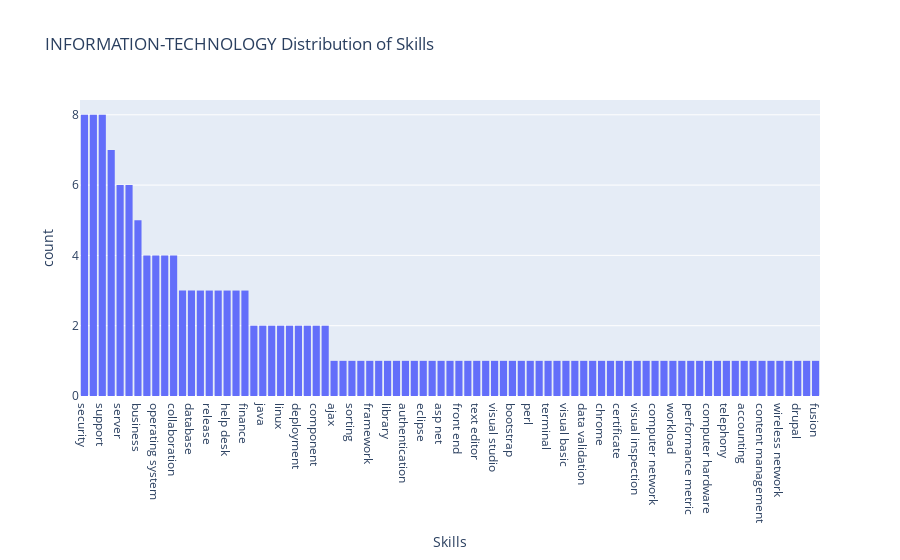

This figure's notebook cell:
### Code cell
Job_Category = "INFORMATION-TECHNOLOGY"
#Job_Category = "BPO","APPAREL","CONSULTANT","BANKING","AGRICULTURE","AUTOMOBILE","INFORMATION-TECHNOLOGY","TEACHER","SALES","HEALTHCARE","CHEF","FITNESS","DIGITAL-MEDIA","CONSTRUCTION","HR","BUSINESS-DEVELOPMENT","ADVOCATE","ARTS","ENGINEERING","ACCOUNTANT","PUBLIC-RELATIONS"
Total_skills = []
if Job_Category != "ALL":
    fltr = data[data["Category"] == Job_Category]["skills"]
    for x in fltr:
        for i in x:
            Total_skills.append(i)
else:
    fltr = data["skills"]
    for x in fltr:
        for i in x:
            Total_skills.append(i)
            
fig = px.histogram(
    x=Total_skills,
    labels={"x":"Skills"},
    title=f"{Job_Category} Distribution of Skills",
).update_xaxes(categoryorder="total descending")
fig.show()

### Figure 1 — Plotly figure (JSON) as saved in the notebook; plotly's stock layout.template omitted (floating-point values rounded to 4 significant figures; data arrays with more than 128 entries replaced by an {"elided": "..."} marker saying what was removed)
{"data": [{"alignmentgroup": "True", "bingroup": "x", "hovertemplate": "Skills=%{x}<br>count=%{y}<extra></extra>", "legendgroup": "", "marker": {"color": "#636efa", "pattern": {"shape": ""}}, "name": "", "offsetgroup": "", "orientation": "v", "showlegend": false, "type": "histogram", "x": {"elided": "161 str values"}, "xaxis": "x", "yaxis": "y"}], "layout": {"barmode": "relative", "legend": {"tracegroupgap": 0}, "title": {"text": "INFORMATION-TECHNOLOGY Distribution of Skills"}, "xaxis": {"anchor": "y", "categoryorder": "total descending", "domain": [0, 1], "title": {"text": "Skills"}}, "yaxis": {"anchor": "x", "domain": [0, 1], "title": {"text": "count"}}}}
